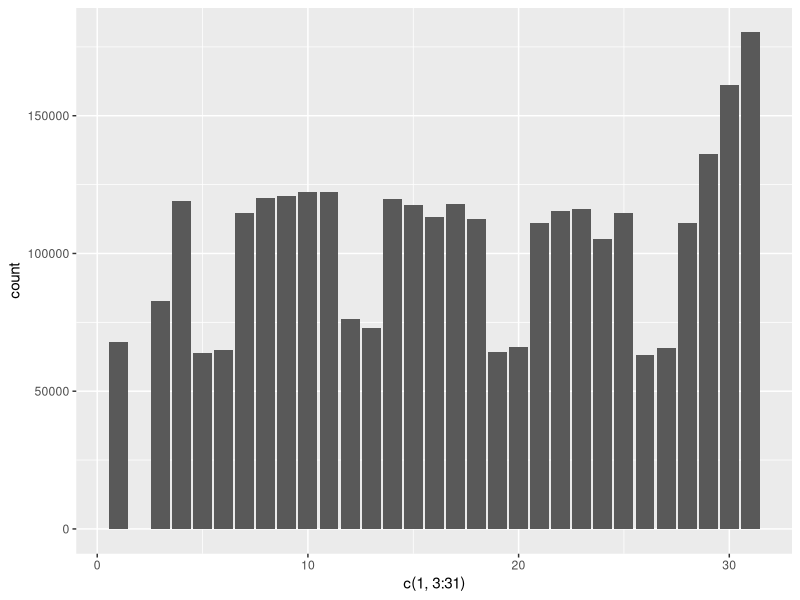

Write R code to recreate this figure.
## ---- chunk 1
library(ggplot2)
data <- read.csv('temp.csv', header = FALSE, sep = "\t")
data <- data[-31:-32,]
c(1,3:31)
ggplot(data) + 
  geom_bar(aes(x = c(1,3:31), weight = V2))
